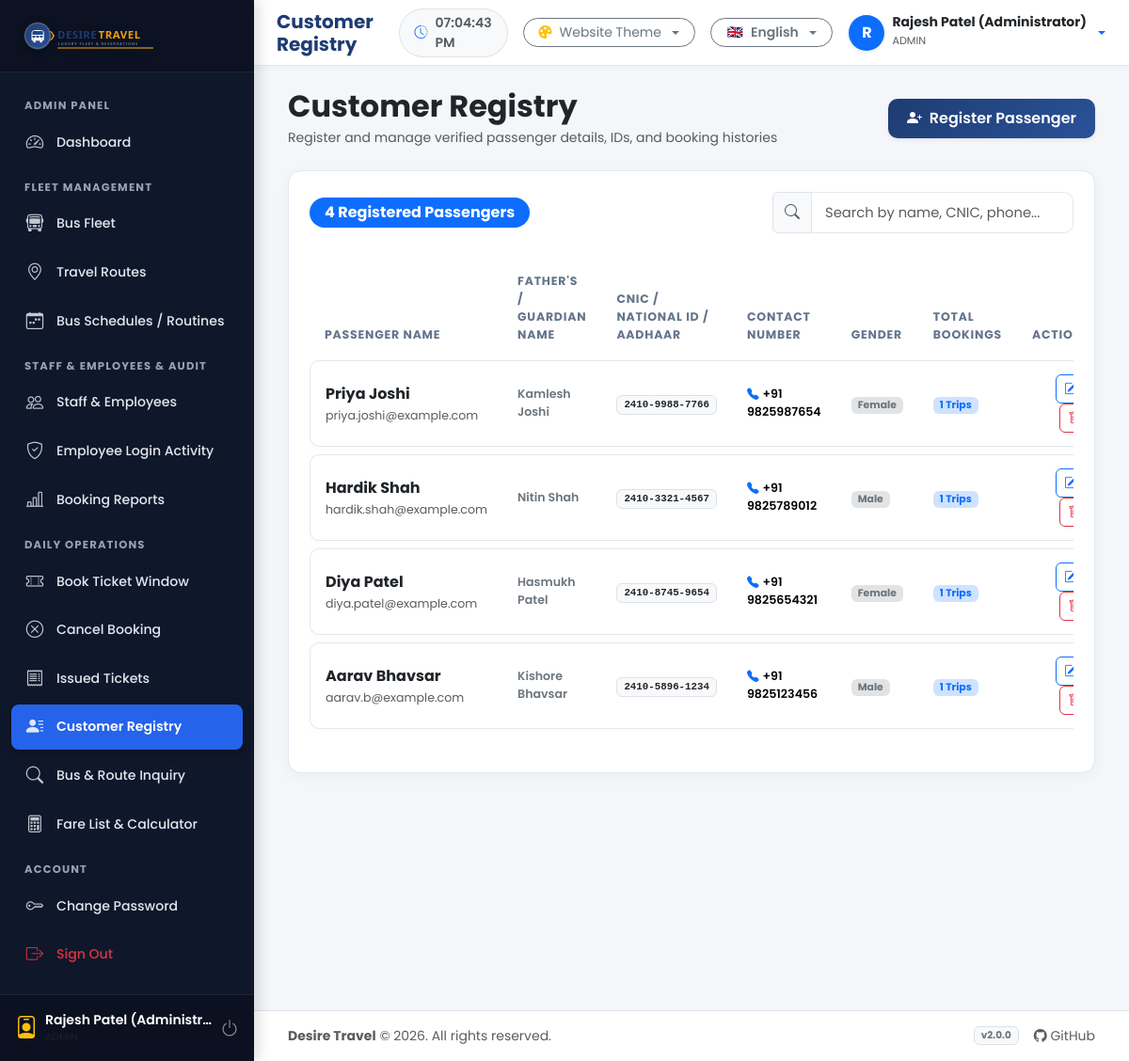
Page /employee/customers.php (signed in) on the committed database.
### tables this page shows
CREATE TABLE IF NOT EXISTS `customers` (
    `id` INT AUTO_INCREMENT PRIMARY KEY,
    `name` VARCHAR(100) NOT NULL,
    `father_name` VARCHAR(100) NULL,
    `gender` ENUM('Male', 'Female', 'Other') NOT NULL DEFAULT 'Male',
    `email` VARCHAR(100) NOT NULL UNIQUE,
    `contact` VARCHAR(20) NOT NULL,
    `cnic` VARCHAR(50) NOT NULL UNIQUE,
    `dob` DATE NULL,
    `address` TEXT NULL,
    `created_at` TIMESTAMP DEFAULT CURRENT_TIMESTAMP,
    `updated_at` TIMESTAMP DEFAULT CURRENT_TIMESTAMP ON UPDATE CURRENT_TIMESTAMP
);

### employee/customers.php (the view, shortened to what this page needs)
<?php
require_once __DIR__ . '/../helpers/auth.php';
$customersList = [];
try {
    $stmt = $pdo->query("
        SELECT c.*,
               (SELECT COUNT(*) FROM bookings b WHERE b.customer_id = c.id) as total_trips_booked,
               (SELECT MAX(booking_date) FROM bookings b WHERE b.customer_id = c.id) as last_booking_date
        FROM customers c
        ORDER BY c.id DESC
    ");
    $customersList = $stmt->fetchAll();
} catch (Exception $e) {}
include __DIR__ . '/../includes/header.php';
?>
<div class="container-fluid">
    <div class="d-flex flex-column flex-md-row justify-content-between align-items-md-center gap-3 mb-4">
        <div>
            <h2 class="fw-bold text-dark mb-1"><?= _e('menu_customers') ?></h2>
            <p class="text-muted small mb-0">Register and manage verified passenger details, IDs, and booking histories</p>
        </div>
        <div>
            <button class="btn btn-primary shadow-sm" data-bs-toggle="modal" data-bs-target="#addCustomerModal">
                <i class="bi bi-person-plus-fill me-1"></i> <?= _e('add_customer') ?>
            </button>
        </div>
    </div>
    <div class="dt-card">
        <div class="d-flex flex-column flex-sm-row justify-content-between align-items-sm-center gap-3 mb-4">
            <div class="d-flex align-items-center gap-2">
                <span class="badge bg-primary rounded-pill px-3 py-2 fs-6"><?= count($customersList) ?> Registered Passengers</span>
            </div>
            <div class="d-flex gap-2" style="max-width:320px; width:100%;">
                <div class="input-group">
                    <span class="input-group-text bg-light"><i class="bi bi-search text-muted"></i></span>
                    <input type="text" class="form-control" placeholder="Search by name, CNIC, phone..." data-table-search="#customersTable">
                </div>
            </div>
        </div>
        <div class="table-responsive">
            <table class="table table-hover align-middle table-custom" id="customersTable">
                <thead>
                    <tr>
                        <th><?= _e('passenger') ?></th>
                        <th><?= _e('father_name') ?></th>
                        <th><?= _e('cnic_id') ?></th>
                        <th><?= _e('contact_no') ?></th>
                        <th><?= _e('gender') ?></th>
                        <th>Total Bookings</th>
                        <th class="text-end"><?= _e('actions') ?></th>
                    </tr>
                </thead>
                <tbody>
                    <?php if (!empty($customersList)): ?>
                        <?php foreach ($customersList as $cust): ?>
                            <tr>
                                <td>
                                    <div class="fw-bold text-dark fs-6"><?= htmlspecialchars($cust['name']) ?></div>
                                    <small class="text-muted"><?= htmlspecialchars($cust['email']) ?></small>
                                </td>
                                <td>
                                    <div class="small fw-semibold text-secondary"><?= htmlspecialchars($cust['father_name'] ?: 'N/A') ?></div>
                                </td>
                                <td>
                                    <span class="badge bg-light text-dark border font-monospace"><?= htmlspecialchars($cust['cnic']) ?></span>
                                </td>
                                <td>
                                    <div class="small fw-semibold"><i class="bi bi-telephone-fill text-primary me-1"></i><?= htmlspecialchars($cust['contact']) ?></div>
                                </td>
                                <td>
                                    <span class="badge bg-secondary-subtle text-secondary"><?= htmlspecialchars($cust['gender']) ?></span>
                                </td>
                                <td>
                                    <span class="badge bg-primary-subtle text-primary fw-bold"><?= $cust['total_trips_booked'] ?> Trips</span>
                                </td>
                                <td class="text-end">
                                    <button class="btn btn-sm btn-outline-primary rounded-2 me-1"
                                            onclick='openEditCustomerModal(<?= json_encode($cust, JSON_HEX_TAG|JSON_HEX_APOS|JSON_HEX_QUOT|JSON_HEX_AMP) ?>)'
                                            title="<?= _e('edit') ?>">
                                        <i class="bi bi-pencil-square"></i>
                                    </button>
                                    <a href="<?= BASE_URL ?>employee/customers.php?delete_id=<?= $cust['id'] ?>"
                                       class="btn btn-sm btn-outline-danger rounded-2 btn-confirm-delete"
                                       data-confirm-msg="<?= _e('delete_customer_confirm') ?>"
                                       title="<?= _e('delete') ?>">
                                        <i class="bi bi-trash"></i>
                                    </a>
                                </td>
                            </tr>
                        <?php endforeach; ?>
                    <?php else: ?>
                        <tr>
                            <td colspan="7" class="text-center text-muted py-5">No passenger records found. Click "Register Passenger" to add.</td>
                        </tr>
                    <?php endif; ?>
                </tbody>
            </table>
        </div>
    </div>
</div>
<?php include __DIR__ . '/../includes/footer.php'; ?>

### assets/css/style.css (style rules this page uses)
:root, body[data-theme="theme-navy"], body.theme-navy { --primary: #1e3c72; --primary-hover: #162c54; --primary-rgb: 30, 60, 114; --accent: #2a5298; --accent-light: #e0e7ff; --gold: #f59e0b; --gold-hover: #d97706; --body-bg: #f4f6fa; --card-bg: #ffffff; --text-main: #1e293b; --text-muted: #64748b; --border-color: #e2e8f0; --sidebar-bg: #0f172a; --sidebar-hover: #1e293b; --sidebar-text: #e2e8f0; --sidebar-active: #2563eb; --hero-grad: linear-gradient(135deg, #1e3c72 0%, #2a5298 100%); --badge-grad: linear-gradient(135deg, #f59e0b 0%, #fbbf24 100%); }
body { font-family: 'Poppins', 'Noto Sans Gujarati', 'Segoe UI', system-ui, -apple-system, sans-serif; background-color: var(--body-bg); color: var(--text-main); margin: 0; padding: 0; min-height: 100vh; transition: background-color 0.3s ease, color 0.3s ease; }
.dt-card { background-color: var(--card-bg); border: 1px solid var(--border-color); border-radius: 14px; padding: 22px; box-shadow: 0 4px 15px rgba(0, 0, 0, 0.04); transition: transform 0.2s ease, box-shadow 0.2s ease; margin-bottom: 24px; }
.form-control, .form-select { border: 1.5px solid var(--border-color); border-radius: 10px; padding: 10px 14px; font-size: 0.92rem; color: var(--text-main); background-color: var(--card-bg); transition: border-color 0.2s ease, box-shadow 0.2s ease; }
.btn-primary { background: var(--hero-grad) !important; border: none !important; color: #ffffff !important; font-weight: 600; border-radius: 10px; padding: 9px 20px; box-shadow: 0 4px 12px rgba(var(--primary-rgb), 0.25); transition: all 0.2s ease; }
.table-custom { width: 100%; border-collapse: separate; border-spacing: 0 8px; }
.table-custom thead th { background-color: transparent; color: var(--text-muted); font-size: 0.78rem; text-transform: uppercase; letter-spacing: 0.8px; font-weight: 700; border: none; padding: 10px 16px; }
.table-custom tbody tr { background-color: var(--card-bg); box-shadow: 0 2px 8px rgba(0, 0, 0, 0.02); transition: transform 0.15s ease; }
.table-custom td { padding: 14px 16px; vertical-align: middle; border-top: 1px solid var(--border-color); border-bottom: 1px solid var(--border-color); font-size: 0.9rem; }
.table-custom td:first-child { border-left: 1px solid var(--border-color); border-top-left-radius: 10px; border-bottom-left-radius: 10px; }
.table-custom td:last-child { border-right: 1px solid var(--border-color); border-top-right-radius: 10px; border-bottom-right-radius: 10px; }

### rows in the picture
customers: name "Priya Joshi", email "priya.joshi@example.com", father_name "Kamlesh Joshi", cnic "2410-9988-7766", contact "+91 9825987654", gender "Female", total_trips_booked "1"
customers: name "Hardik Shah", email "hardik.shah@example.com", father_name "Nitin Shah", cnic "2410-3321-4567", contact "+91 9825789012", gender "Male", total_trips_booked "1"
customers: name "Diya Patel", email "diya.patel@example.com", father_name "Hasmukh Patel", cnic "2410-8745-9654", contact "+91 9825654321", gender "Female", total_trips_booked "1"
customers: name "Aarav Bhavsar", email "aarav.b@example.com", father_name "Kishore Bhavsar", cnic "2410-5896-1234", contact "+91 9825123456", gender "Male", total_trips_booked "1"

### other values in the picture
$_SESSION['user_name'] "Rajesh Patel (Administr…"
$pageTitle "Customer Registry"
$AVAILABLE_LANGS[$CURRENT_LANG]['flag'] "🇬🇧"
$AVAILABLE_LANGS[$CURRENT_LANG]['name'] "English"
substr($currentUser['name'] ?? 'U', 0, 1) "R"
$currentUser['name'] "Rajesh Patel (Administrator)"
$currentUser['role'] "ADMIN"
count($customersList) "4"
APP_NAME "Desire Travel"
APP_VERSION "2.0.0"
